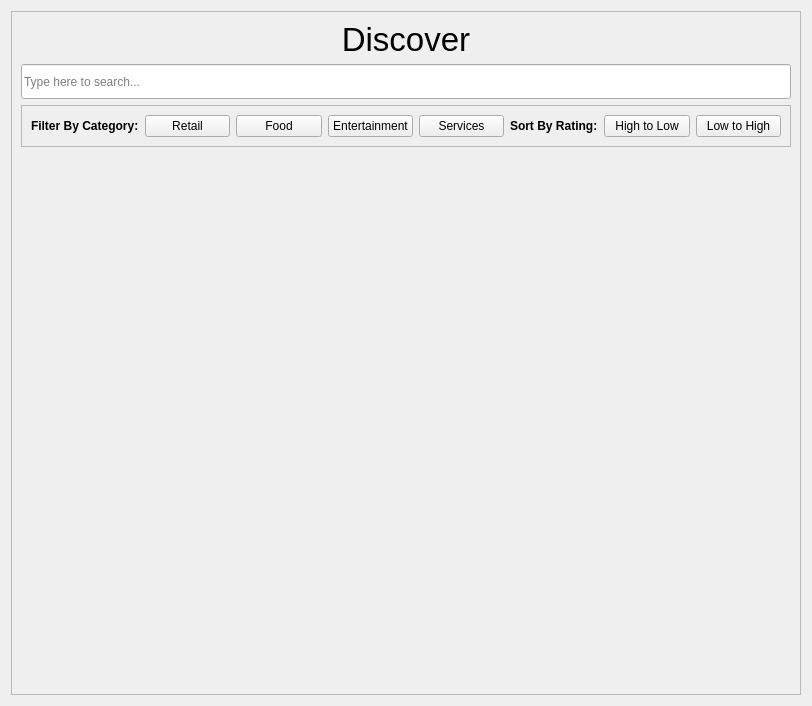
<?xml version="1.0" encoding="UTF-8"?>
<ui version="4.0">
 <class>Form</class>
 <widget class="QWidget" name="Form">
  <property name="geometry">
   <rect>
    <x>0</x>
    <y>0</y>
    <width>812</width>
    <height>706</height>
   </rect>
  </property>
  <property name="sizePolicy">
   <sizepolicy hsizetype="Expanding" vsizetype="Expanding">
    <horstretch>0</horstretch>
    <verstretch>0</verstretch>
   </sizepolicy>
  </property>
  <property name="windowTitle">
   <string>Form</string>
  </property>
  <layout class="QVBoxLayout" name="verticalLayout">
   <property name="sizeConstraint">
    <enum>QLayout::SizeConstraint::SetNoConstraint</enum>
   </property>
   <item>
    <widget class="QScrollArea" name="scrollArea">
     <property name="autoFillBackground">
      <bool>true</bool>
     </property>
     <property name="widgetResizable">
      <bool>true</bool>
     </property>
     <widget class="QWidget" name="scrollAreaWidgetContents_2">
      <property name="geometry">
       <rect>
        <x>0</x>
        <y>0</y>
        <width>790</width>
        <height>684</height>
       </rect>
      </property>
      <property name="sizePolicy">
       <sizepolicy hsizetype="Expanding" vsizetype="Expanding">
        <horstretch>0</horstretch>
        <verstretch>0</verstretch>
       </sizepolicy>
      </property>
      <property name="layoutDirection">
       <enum>Qt::LayoutDirection::LeftToRight</enum>
      </property>
      <layout class="QVBoxLayout" name="verticalLayout_2" stretch="0,0,0,8">
       <property name="leftMargin">
        <number>9</number>
       </property>
       <item>
        <widget class="QLabel" name="discover_label">
         <property name="enabled">
          <bool>true</bool>
         </property>
         <property name="font">
          <font>
           <pointsize>25</pointsize>
          </font>
         </property>
         <property name="text">
          <string>Discover</string>
         </property>
         <property name="textFormat">
          <enum>Qt::TextFormat::AutoText</enum>
         </property>
         <property name="scaledContents">
          <bool>false</bool>
         </property>
         <property name="alignment">
          <set>Qt::AlignmentFlag::AlignCenter</set>
         </property>
         <property name="wordWrap">
          <bool>false</bool>
         </property>
        </widget>
       </item>
       <item>
        <widget class="QLineEdit" name="search_bar">
         <property name="minimumSize">
          <size>
           <width>0</width>
           <height>35</height>
          </size>
         </property>
         <property name="inputMask">
          <string/>
         </property>
         <property name="text">
          <string/>
         </property>
         <property name="echoMode">
          <enum>QLineEdit::EchoMode::Normal</enum>
         </property>
         <property name="placeholderText">
          <string>Type here to search...</string>
         </property>
        </widget>
       </item>
       <item>
        <widget class="QFrame" name="search_options">
         <property name="frameShape">
          <enum>QFrame::Shape::StyledPanel</enum>
         </property>
         <property name="frameShadow">
          <enum>QFrame::Shadow::Raised</enum>
         </property>
         <layout class="QHBoxLayout" name="horizontalLayout">
          <item>
           <widget class="QLabel" name="filter_label">
            <property name="font">
             <font>
              <bold>true</bold>
             </font>
            </property>
            <property name="text">
             <string>Filter By Category:</string>
            </property>
           </widget>
          </item>
          <item>
           <widget class="QPushButton" name="retail_button">
            <property name="text">
             <string>Retail</string>
            </property>
           </widget>
          </item>
          <item>
           <widget class="QPushButton" name="food_button">
            <property name="text">
             <string>Food</string>
            </property>
           </widget>
          </item>
          <item>
           <widget class="QPushButton" name="entertainment_button">
            <property name="text">
             <string>Entertainment</string>
            </property>
           </widget>
          </item>
          <item>
           <widget class="QPushButton" name="services_button">
            <property name="text">
             <string>Services</string>
            </property>
           </widget>
          </item>
          <item>
           <widget class="QLabel" name="sort_label">
            <property name="font">
             <font>
              <bold>true</bold>
             </font>
            </property>
            <property name="text">
             <string>Sort By Rating:</string>
            </property>
           </widget>
          </item>
          <item>
           <widget class="QPushButton" name="ratings_descending_button">
            <property name="text">
             <string>High to Low</string>
            </property>
           </widget>
          </item>
          <item>
           <widget class="QPushButton" name="ratings_ascending_button">
            <property name="text">
             <string>Low to High</string>
            </property>
           </widget>
          </item>
         </layout>
        </widget>
       </item>
       <item>
        <widget class="QWidget" name="business_list" native="true">
         <layout class="QGridLayout" name="grid_layout"/>
        </widget>
       </item>
      </layout>
     </widget>
    </widget>
   </item>
  </layout>
 </widget>
 <resources/>
 <connections/>
</ui>
